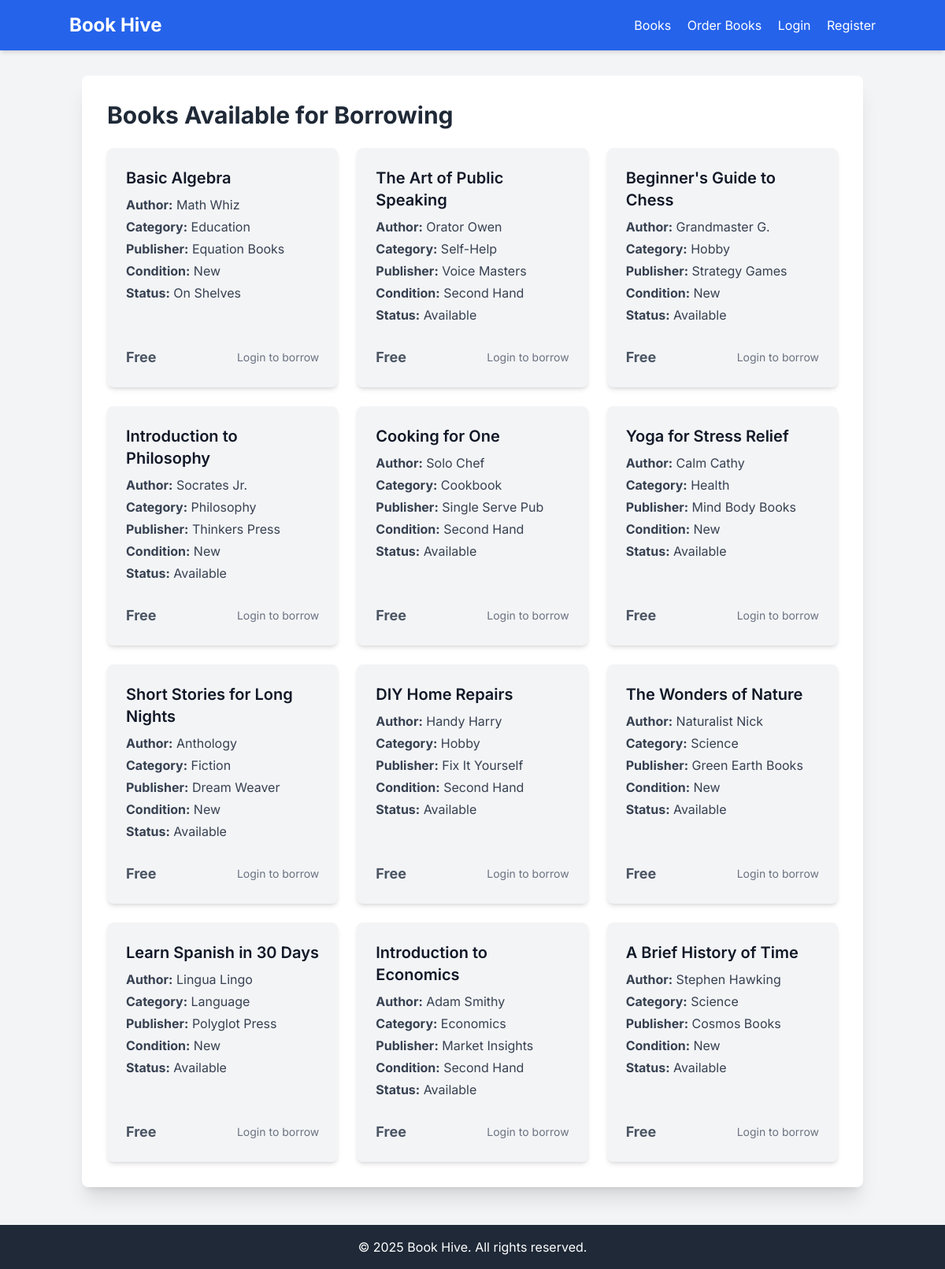
/books, run on the app's committed database.
### tables this page shows
CREATE TABLE books (
            id INTEGER PRIMARY KEY AUTOINCREMENT,
            title TEXT NOT NULL,
            author TEXT,
            category TEXT,
            publisher TEXT,
            price REAL NOT NULL,
            book_condition TEXT NOT NULL DEFAULT 'New',
            book_status TEXT NOT NULL DEFAULT 'Available',
            is_available BOOLEAN DEFAULT 1
        , seller_id INTEGER DEFAULT NULL);

### app.py (the view)
@app.route('/books')
def books():
    conn = get_db_connection()
    books_list = conn.execute("SELECT * FROM books WHERE price = 0 AND book_status IN ('Available', 'On Shelves')").fetchall()
    conn.close()
    return render_template('books.html', books=books_list)

### app.py (called while the page is built)
def get_db_connection():
    conn = sqlite3.connect(app.config['DATABASE'])
    conn.row_factory = sqlite3.Row  # This allows accessing columns by name
    return conn

@app.context_processor
def inject_now():
    return {'datetime': datetime}

@app.before_request
def before_request():
    if 'user_id' in session:
        conn = get_db_connection()
        user = conn.execute("SELECT * FROM users WHERE id = ?", (session['user_id'],)).fetchone()
        conn.close()
        if user:
            session['user'] = dict(user)
            session['username'] = user['username'] # Ensure username is consistently set
            session['is_admin'] = bool(user['is_admin'])
            session['is_librarian'] = bool(user['is_librarian'])
        else:
            session.pop('user_id', None)
            session.pop('user', None)
            session.pop('username', None)
            session.pop('is_admin', None)
            session.pop('is_librarian', None)
    else:
        session.pop('user', None)
        session.pop('username', None)
        session.pop('is_admin', None)
        session.pop('is_librarian', None)

### templates/books.html (shortened to what this page needs)
{% extends 'layout.html' %}
{% block content %}
<div class="bg-white p-8 rounded-lg shadow-xl">
    <div class="flex justify-between items-center mb-6">
        <h2 class="text-3xl font-bold text-gray-800">Books Available for Borrowing</h2>
    </div>
    {% if books %}
        <div class="grid grid-cols-1 md:grid-cols-2 lg:grid-cols-3 gap-6">
            {% for book in books %}
            {% if book.price == 0 %}
            <div class="bg-gray-100 p-6 rounded-lg shadow-md flex flex-col justify-between">
                <div>
                    <h3 class="text-xl font-semibold text-gray-900 mb-2">{{ book.title }}</h3>
                    <p class="text-gray-700 mb-1"><strong>Author:</strong> {{ book.author }}</p>
                    <p class="text-gray-700 mb-1"><strong>Category:</strong> {{ book.category }}</p>
                    <p class="text-gray-700 mb-1"><strong>Publisher:</strong> {{ book.publisher }}</p>
                    <p class="text-gray-700 mb-1"><strong>Condition:</strong> {{ book.book_condition }}</p>
                    <p class="text-gray-700 mb-3"><strong>Status:</strong> {{ book.book_status }}</p>
                </div>
                <div class="mt-4 flex items-center justify-between">
                    <span class="text-lg font-bold text-gray-600">Free</span>
                    {% if session.get('user_id') %}
                        {% if book.book_status == 'Available' or book.book_status == 'On Shelves' %}
                            <a href="{{ url_for('borrow_book', book_id=book.id) }}"
                               class="bg-blue-600 hover:bg-blue-700 text-white font-bold py-2 px-4 rounded-lg shadow-md transition-colors transform hover:scale-105">
                                Borrow
                            </a>
                        {% else %}
                            <span class="text-sm text-gray-500">Currently {{ book.book_status }}</span>
                        {% endif %}
                    {% else %}
                        <span class="text-sm text-gray-500">Login to borrow</span>
                    {% endif %}
                </div>
            </div>
            {% endif %}
            {% endfor %}
        </div>
    {% else %}
        <p class="text-gray-600 text-center py-8">No books available for borrowing at the moment.</p>
    {% endif %}
</div>
{% endblock %}

### templates/layout.html (shortened to what this page needs)
<!DOCTYPE html>
<html lang="en">
<head>
    <script src="https://cdn.tailwindcss.com"></script>
</head>
<body class="bg-gray-100 min-h-screen flex flex-col">
    <nav class="bg-blue-600 p-4 text-white shadow-md">
        <div class="container mx-auto flex justify-between items-center">
            <a href="{{ url_for('index') }}" class="text-2xl font-bold">Book Hive</a>
            <div class="space-x-4">
                <a class="hover:text-blue-200" href="{{ url_for('books') }}">Books</a>
                <a class="hover:text-blue-200" href="{{ url_for('books_for_sale') }}">Order Books</a>
                {% if session.get('user_id') %}
                    <a class="hover:text-blue-200" href="{{ url_for('dashboard') }}">Dashboard</a>
                    <a class="hover:text-blue-200" href="{{ url_for('donate_book') }}">Donate Book</a>
                    <a class="hover:text-blue-200" href="{{ url_for('logout') }}">Logout</a>
                {% else %}
                    <a class="hover:text-blue-200" href="{{ url_for('login') }}">Login</a>
                    <a class="hover:text-blue-200" href="{{ url_for('register') }}">Register</a>
                {% endif %}
            </div>
        </div>
    </nav>
    <div class="container mx-auto mt-4 p-4 flex-grow">
        {% block content %}{% endblock %}
    </div>
    <footer class="bg-gray-800 text-white p-4 mt-8">
        <div class="container mx-auto text-center">
            <p>&copy; {{ datetime.now().year }} Book Hive. All rights reserved.</p>
        </div>
    </footer>
</body>
</html>

### templates/layout.html (style rules this page uses)
body { font-family: 'Inter', sans-serif; background-color: #f3f4f6; color: #333; }

### data on the page
books: title "Basic Algebra", author "Math Whiz", category "Education", publisher "Equation Books", book_condition "New", book_status "On Shelves"
books: title "The Art of Public Speaking", author "Orator Owen", category "Self-Help", publisher "Voice Masters", book_condition "Second Hand", book_status "Available"
books: title "Beginner's Guide to Chess", author "Grandmaster G.", category "Hobby", publisher "Strategy Games", book_condition "New", book_status "Available"
books: title "Introduction to Philosophy", author "Socrates Jr.", category "Philosophy", publisher "Thinkers Press", book_condition "New", book_status "Available"
books: title "Cooking for One", author "Solo Chef", category "Cookbook", publisher "Single Serve Pub", book_condition "Second Hand", book_status "Available"
books: title "Yoga for Stress Relief", author "Calm Cathy", category "Health", publisher "Mind Body Books", book_condition "New", book_status "Available"
books: title "Short Stories for Long Nights", author "Anthology", category "Fiction", publisher "Dream Weaver", book_condition "New", book_status "Available"
books: title "DIY Home Repairs", author "Handy Harry", category "Hobby", publisher "Fix It Yourself", book_condition "Second Hand", book_status "Available"
books: title "The Wonders of Nature", author "Naturalist Nick", category "Science", publisher "Green Earth Books", book_condition "New", book_status "Available"
books: title "Learn Spanish in 30 Days", author "Lingua Lingo", category "Language", publisher "Polyglot Press", book_condition "New", book_status "Available"
books: title "Introduction to Economics", author "Adam Smithy", category "Economics", publisher "Market Insights", book_condition "Second Hand", book_status "Available"
books: title "A Brief History of Time", author "Stephen Hawking", category "Science", publisher "Cosmos Books", book_condition "New", book_status "Available"
